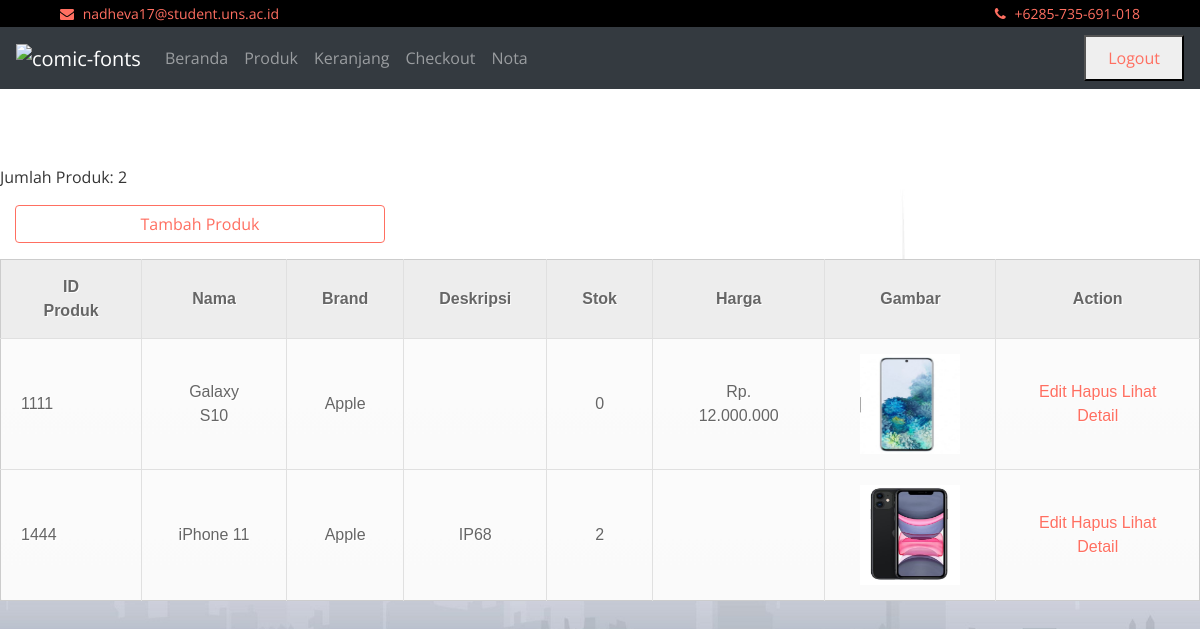
The app's page /index2.php?target=produk with its own data.
### tables this page shows
CREATE TABLE `tb_produk` (
  `id_produk` varchar(4) NOT NULL,
  `nama` varchar(255) NOT NULL,
  `brand` varchar(255) DEFAULT NULL,
  `deskripsi` varchar(500) NOT NULL,
  `stok` int(3) NOT NULL,
  `harga` varchar(20) NOT NULL,
  `gambar` mediumtext NOT NULL
);

### produk.php (the view, shortened to what this page needs)
<div class="bottom-bar">
</div>
<?php
  require('database.php');
  $queryselect = "select * from tb_produk, brand where tb_produk.brand=brand.id_brand";
  $hasilselect = mysqli_query($koneksi1, $queryselect);
  $jumlah = mysqli_num_rows($hasilselect);
  echo "Jumlah Produk: $jumlah </br>";
  if ($jumlah) {
      echo "<table border='1'>";
      echo "
                  <tr>
                  <th>ID Produk</th><th>Nama</th><th>Brand</th><th>Deskripsi</th><th>Stok</th><th>Harga</th><th>Gambar</th><th>Action</th>
                  </tr>";
      while ($row = mysqli_fetch_array($hasilselect)) {
          echo "<tr>
                      <td>" . $row['id_produk'] . "</td>
                      <td>" . $row['nama'] . "</td>
                      <td>" . $row['brand'] . "</td>
                      <td>" . $row['deskripsi'] . "</td>
                      <td>" . $row['stok'] . "</td>
                      <td>" . $row['harga'] . "</td>
                      <td><img src='img/".$row['gambar']."' width='100' height='100'></td>
                      <td>
                          <a href='form_update.php?target=" . $row['id_produk'] . "'>Edit </a>
                          <a href='delete.php?id_produk=$row[id_produk]'onClick=\"return confirm('Apa anda ingin menghapus produk ini?')\">Hapus </a>
                          <a href='detail.php?target=" . $row['id_produk'] . "'>Lihat Detail</a>
                      </td>
                      </tr>";
      }
  }
  ?>
<p>
    <div class="col-md-4">
        <div class="input" style="center: 2rem;" action="input.php" method="POST">
            <a class="button" href="index2.php?target=input"><button type="submit" class="btn btn-success btn-block" name="input">Tambah Produk</button>
            </a>
</p>
</body>
</html>

### index2.php (shortened to what this page needs)
<!DOCTYPE html>
<html>
<head>
	<link href="https://stackpath.bootstrapcdn.com/bootstrap/4.4.1/css/bootstrap.min.css" rel="stylesheet">
	<link href="https://cdnjs.cloudflare.com/ajax/libs/font-awesome/5.10.0/css/all.min.css" rel="stylesheet">
	<link href="lib/slick/slick.css" rel="stylesheet">
	<link href="lib/slick/slick-theme.css" rel="stylesheet">
	<link href="css/style.css" rel="stylesheet">
	<link href="//netdna.bootstrapcdn.com/font-awesome/4.0.3/css/font-awesome.css" rel="stylesheet" />
	<link href="background.css" rel="stylesheet">
	<link href="table.css" rel="stylesheet">
</head>
<body>
	<div class="top-bar">
		<div class="container-fluid">
			<div class="row">
				<div class="col-sm-6">
					<i class="fa fa-envelope"></i>
					nadheva17@student.uns.ac.id
				</div>
				<div class="col-sm-6">
					<i class="fa fa-phone"></i>
					+6285-735-691-018
				</div>
			</div>
		</div>
	</div>
	<nav class="navbar navbar-expand-md bg-dark navbar-dark">
		<a class="navbar-brand" href="#">
			<img src="https://fontmeme.com/permalink/201213/61b01ea4c965609688bad051421911a0.png" alt="comic-fonts" border="0">
		</a>
		<div class="collapse navbar-collapse" id="navbarNav">
			<ul class="navbar-nav">
				<li class="nav-item">
					<a class="nav-link" href="index2.php?target=home">Beranda</a>
				</li>
				<li class="nav-item">
					<a class="nav-link" href="index2.php?target=produk">Produk</a>
				</li>
				<li class="nav-item">
					<a class="nav-link" href="index2.php?target=keranjang">Keranjang</a>
				</li>
				<li class="nav-item">
					<a class="nav-link" href="index2.php?target=checkout">Checkout</a>
				</li>
				<li class="nav-item">
					<a class="nav-link" href="index2.php?target=nota">Nota</a>
				</li>
			</ul>
		</div class="nav-item">
		<button><a class="nav-link" href="logout.php">Logout</a></button>
	</nav>
	<body>
	</body>
	<?php
	if (isset($_GET['target'])) {
		if ($_GET['target'] == 'home') {
			require('home.php');
		} elseif ($_GET['target'] == 'produk') {
			require('produk.php');
		} elseif ($_GET['target'] == 'keranjang') {
			require('keranjang.php');
		} elseif ($_GET['target'] == 'checkout') {
			require('checkout.php');
		} elseif ($_GET['target'] == 'nota') {
			require('nota.php');
		} elseif ($_GET['target'] == 'input') {
			require('input.php');
		} elseif ($_GET['target'] == 'cetakhasil') {
			require('cetakhasil.php');
		} elseif ($_GET['target'] == 'output') {
			require('output.php');
		} elseif ($_GET['target'] == 'database') {
			require('database.php');
		} elseif ($_GET['target'] == 'form_update') {
			require('form_update.php');
		} elseif ($_GET['target'] == 'delete') {
			require('delete.php');
		} elseif ($_GET['target'] == 'update') {
			require('update.php');
		} elseif ($_GET['target'] == 'login') {
			require('login.php');
		} elseif ($_GET['target'] == 'terima_login') {
			require('terima_login.php');
		} elseif ($_GET['target'] == 'logout') {
			require('logout.php');
		} elseif ($_GET['target'] == 'ceksession') {
			require('ceksession.php');
		} elseif ($_GET['target'] == 'status_login') {
			require('status_login.php');
		} elseif ($_GET['target'] == 'register') {
			require('register.php');
		} elseif ($_GET['target'] == 'accept_register') {
			require('accept_register.php');
		} else {
			echo "Halaman tidak ditemukan !!";
		}
	} else {
		require_once('home.php');
	}
	?>
</body>
</html>

### css/style.css (style rules this page uses)
body { color: #353535; font-family: 'Open Sans', sans-serif; font-weight: 400; background: #f3f6ff; }
a { color: #FF6F61; }
@media (min-width: 992px) { .container-fluid { padding-right: 60px; padding-left: 60px; } }
.btn { color: #FF6F61; background: #ffffff; border: 1px solid #FF6F61; }
.top-bar { padding: 3px 0; font-size: 14px; color: #FF6F61; background: #000000; }
.top-bar i { margin-right: 5px; }
.top-bar .col-sm-6:first-child { text-align: left; }
.top-bar .col-sm-6:last-child { text-align: right; }
.bottom-bar { padding: 15px 0; background: #ffffff; margin-bottom: 30px; }
@media (min-width: 768px) { .bottom-bar { max-height: 90px; } }

### background.css (style rules this page uses)
body { background: url(background.jpg) no-repeat fixed; -webkit-background-size: 100% 100%; -moz-background-size: 100% 100%; -o-background-size: 100% 100%; background-size: 100% 100%; }

### table.css (style rules this page uses)
table { font-family: Arial, Helvetica, sans-serif; color: #666; text-shadow: 1px 1px 0px #fff; background: #eaebec; border: #ccc 1px solid; }
table th { padding: 15px 35px; border-left:1px solid #e0e0e0; border-bottom: 1px solid #e0e0e0; background: #ededed; }
table th:first-child { border-left:none; }
table tr { text-align: center; padding-left: 20px; }
table td:first-child { text-align: left; padding-left: 20px; border-left: 0; }
table td { padding: 15px 35px; border-top: 1px solid #ffffff; border-bottom: 1px solid #e0e0e0; border-left: 1px solid #e0e0e0; background: #fafafa; background: -webkit-gradient(linear, left top, left bottom, from(#fbfbfb), to(#fafafa)); background: -moz-linear-gradient(top, #fbfbfb, #fafafa); }
table tr:last-child td { border-bottom: 0; }
table tr:last-child td:first-child { -moz-border-radius-bottomleft: 3px; -webkit-border-bottom-left-radius: 3px; border-bottom-left-radius: 3px; }
table tr:last-child td:last-child { -moz-border-radius-bottomright: 3px; -webkit-border-bottom-right-radius: 3px; border-bottom-right-radius: 3px; }

### records on screen
tb_produk: id_produk "1111", nama "Galaxy S10", brand "Apple", stok "0", harga "Rp. 12.000.000", gambar (picture)
tb_produk: id_produk "1444", nama "iPhone 11", brand "Apple", deskripsi "IP68", stok "2", gambar (picture)

### other values on screen
$jumlah "2"
